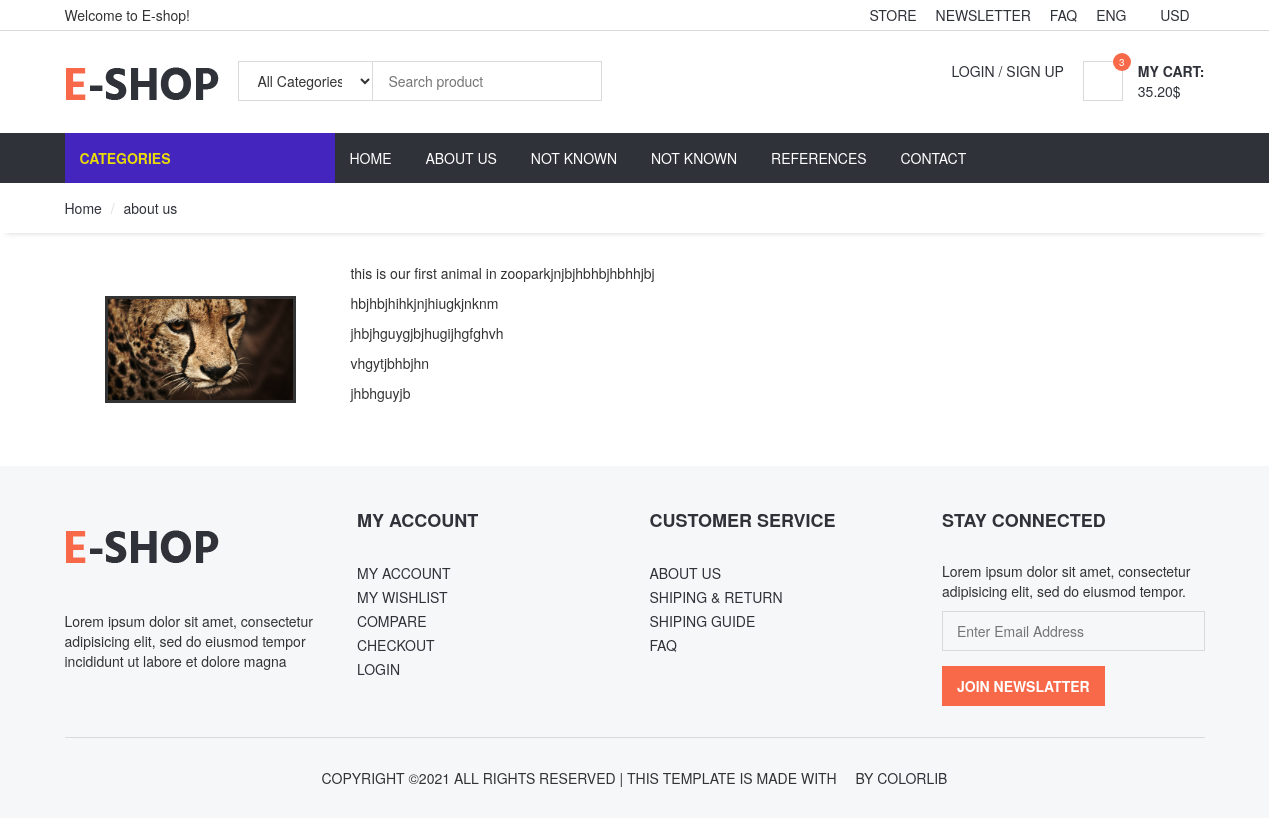
The app's page /aboutus with its own data.
### home/models.py (models this page shows, shortened)
class Settings(models.Model):
    STATUS = {
        ('True', 'yes'),
        ('False', 'no'),
    }
    tittle = models.CharField(max_length=30)
    description = models.CharField(max_length=200)
    keywords = models.CharField(max_length=200)
    company = models.CharField(max_length=30)
    addres = models.CharField(max_length=30)
    phone = models.CharField(max_length=15)
    fax = models.CharField(max_length=30)
    email = models.CharField(max_length=30)
    smtpserver = models.CharField(max_length=30)
    smtpemail = models.CharField(max_length=30)
    smtppassword = models.CharField(max_length=30)
    smtpport = models.CharField(max_length=30)
    icon = models.ImageField(blank=True,upload_to='images/')
    facebook = models.CharField(max_length=50)
    instagram = models.CharField(max_length=50)
    twitter = models.CharField(max_length=50)
    aboutus = RichTextUploadingField()
    contact = RichTextUploadingField()
    references = RichTextUploadingField()
    status = models.CharField(max_length=20,choices=STATUS)
    creat_at = models.DateTimeField(auto_now_add=True)
    update_at = models.DateTimeField(auto_now=True)

### home/views.py (the view)
# urls.py: path('aboutus',views.aboutus,name='aboutus'),
def aboutus(request):
    category = Category.objects.all()
    setting1 = Settings.objects.get(pk=1)
    context1 = {'setting1':setting1,'category':category}
    return render(request,'aboutus.html',context1)

### home/templates/aboutus.html (shortened to what this page needs)
{% extends "homebase.html" %}
{% block sidebar %}
{% include "sidebar.html" %}
{% endblock %}
{% block content %}
<div id="breadcrumb">
    <div class="container">
        <ul class="breadcrumb">
            <li><a href="/">Home</a></li>
            <li class="active"><a href="/aboutus">about us</a></li>
        </ul>
    </div>
</div>
<div class="section">
    <div class="container">
        <div class="row">
            {{setting1.aboutus|safe}}
        </div>
    </div>
</div>
{% endblock %}

### home/static/css/style.css (style rules this page uses)
a { color: #30323A; -webkit-transition: 0.3s color; transition: 0.3s color; }
ul, ol { margin: 0; padding: 0; list-style: none }
.section { padding-top: 30px; padding-bottom: 30px; }
#breadcrumb { -webkit-box-shadow: 0px 6px 6px -6px rgba(0, 0, 0, 0.175); box-shadow: 0px 6px 6px -6px rgba(0, 0, 0, 0.175); }
.breadcrumb { background-color: transparent; border: none; border-radius: 0px; padding: 15px 0px; margin: 0; }
.breadcrumb>.active { color: #a914c7; }
.breadcrumb>li+li:before { color: #DADADA; }

### records on screen
Settings: aboutus (picture), aboutus "this is our first animal in zooparkjnjbjhbhbjhbhhjbj hbjhbjhihkjnjhiugkjnknm jhbjhguygjbjhugijhgfghvh vhgytjbhbjhn jhbhguyjb"
